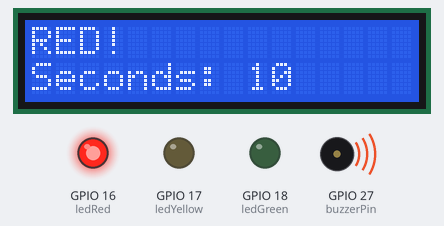
A sketch run on a simulated ESP32. Parts: 16×2 character LCD, output pins drawn as LEDs (lit = HIGH), buzzer (waves = sounding).

Above: at 0.1 s.
At 7.3 s:
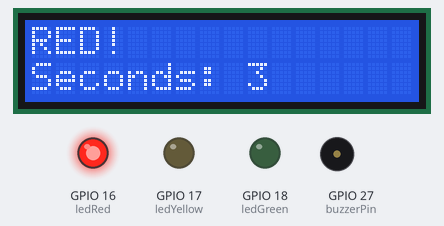
At 14.4 s:
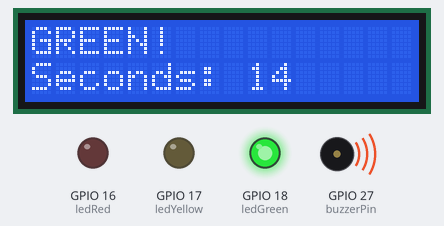
At 29.7 s:
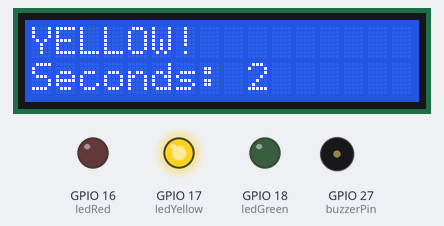
At 30.8 s:
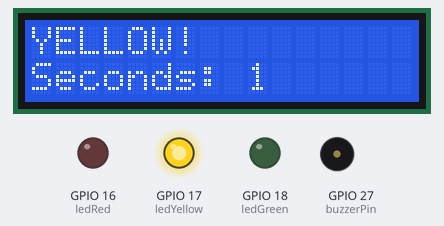
At 39.93 s:
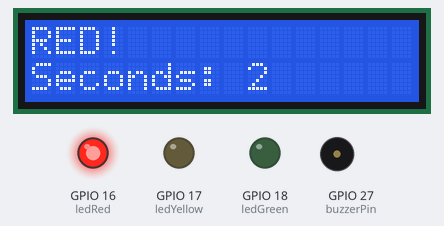
Timing chart, 0 to 40.0 s (numbered marks = the images above):
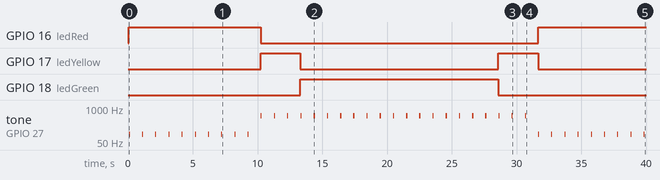

The sketch:

SemaforBuzzerLcd.ino
```cpp
#include <LiquidCrystal_I2C.h>

LiquidCrystal_I2C lcd(0x27, 16, 2);

const int ledRed = 16;     // GPIO16
const int ledYellow = 17;  // GPIO17
const int ledGreen = 18;   // GPIO18
const int buzzerPin = 27;  // GPIO27

void ledChange(int valLedR, int valLedY, int valLedG) {
  digitalWrite(ledRed, valLedR);
  digitalWrite(ledYellow, valLedY);
  digitalWrite(ledGreen, valLedG);
}

void setup() {
  pinMode(ledRed, OUTPUT);
  pinMode(ledYellow, OUTPUT);
  pinMode(ledGreen, OUTPUT);
  pinMode(buzzerPin, OUTPUT);

  Serial.begin(9600);

  lcd.init();         // Inițializează LCD
  lcd.backlight();    // Activează lumina de fundal
}

void loop() {
  // Roșu - Stop
  ledChange(HIGH, LOW, LOW);
  for (int i = 10; i > 0; i--) {
    lcd.clear();
    lcd.setCursor(0, 0);
    lcd.print("RED! ");
    lcd.setCursor(0, 1);
    lcd.print("Seconds: ");
    lcd.print(i);

    tone(buzzerPin, 100, 50);
    delay(1000);
  }

  // Galben - Pregătire
  ledChange(LOW, HIGH, LOW);
  for (int i = 3; i > 0; i--) {
    lcd.clear();
    lcd.setCursor(0, 0);
    lcd.print("YELLOW!");
    lcd.setCursor(0, 1);
    lcd.print("Seconds: ");
    lcd.print(i);

    tone(buzzerPin, 1000, 100);
    tone(buzzerPin, 500, 50);
    delay(1000);
  }

  // Verde - Pornire
  ledChange(LOW, LOW, HIGH);
  for (int i = 15; i > 0; i--) {
    lcd.clear();
    lcd.setCursor(0, 0);
    lcd.print("GREEN!");
    lcd.setCursor(0, 1);
    lcd.print("Seconds: ");
    lcd.print(i);

    tone(buzzerPin, 500, 100);
    tone(buzzerPin, 1000, 100);
    tone(buzzerPin, 500, 100);
    tone(buzzerPin, 1000, 100);
    tone(buzzerPin, 500, 100);

    delay(1000);
  }

  // Galben - Avertizare
  ledChange(LOW, HIGH, LOW);
  for (int i = 3; i > 0; i--) {
    lcd.clear();
    lcd.setCursor(0, 0);
    lcd.print("YELLOW! ");
    lcd.setCursor(0, 1);
    lcd.print("Seconds: ");
    lcd.print(i);

    tone(buzzerPin, 1000, 100);
    tone(buzzerPin, 500, 50);
    delay(1000);
  }
}
```

Measured:
- by itself, GPIO 16 (ledRed): LOW → HIGH at 0.06 s, → LOW 10.2 s later, → HIGH 21.4 s later
- by itself, GPIO 17 (ledYellow): alternates HIGH for 3.1 s and LOW for 15.3 s
- by itself, GPIO 18 (ledGreen): LOW → HIGH at 13.3 s, → LOW 15.3 s later
- by itself, tone on GPIO 27 (buzzerPin): plays 100 Hz for 0.05 s, 100 Hz for 0.05 s, 100 Hz for 0.05 s, 100 Hz for 0.05 s, 100 Hz for 0.05 s, 100 Hz for 0.05 s … (40 notes in this stretch)
- what the display in image 1 shows lasts 1.0 s, from 7.2 s to 8.2 s
